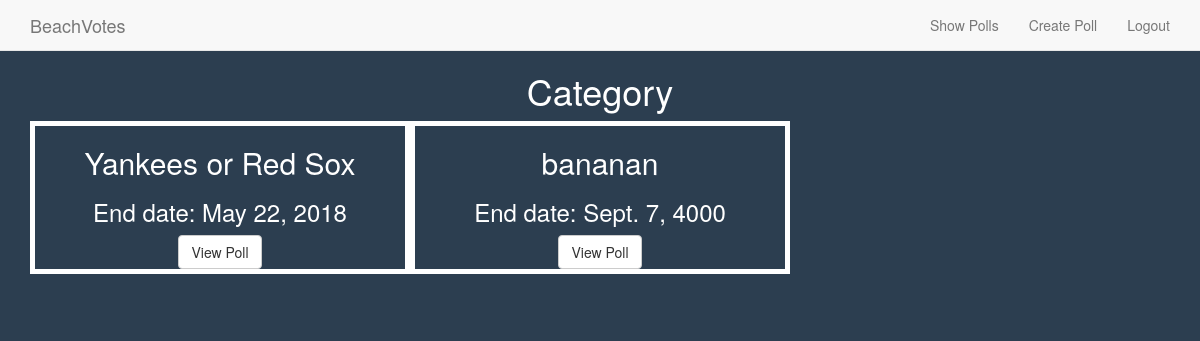
The app's page /poll/category/1/ (signed in) with its own data.
### poll/models.py (models this page shows, shortened)
class Poll(models.Model):
    category = models.ForeignKey(Category, on_delete=models.CASCADE)
    poll_creator = models.ForeignKey(User, on_delete=models.CASCADE)
    title_question = models.CharField(max_length = 128, unique = True, null = False)
    start_date = models.DateField(default = datetime.date.today, null = False)
    end_date =  models.DateField(default = datetime.date.today() + datetime.timedelta(days=1),
                                 null = False)
    def __init__(self, *args, **kwargs):
        models.Model.__init__(self, *args, **kwargs)

### poll/views.py (the view)
# urls.py: url(r'^category/(?P<category>[0-9]+)/$', views.view_category, name='view_category'),
@login_required
def view_category(request, category):
    context_dict = { 'polls' : Poll.objects.filter(category = category) }
    return render(request, 'poll/view_category.html', context_dict)

### templates/poll/view_category.html
{% extends 'poll/base.html' %}
{% block body_block %}
<div class="container">
  {% if polls %}
    <h1 class="text-center">Category</h1>
    {% for poll in polls %}
      <div class="col-md-4 text-center" style="border: 5px solid white; margin-bottom: 40px;">
        <h2>{{ poll.title_question }}</h2>
        <h3>End date: {{ poll.end_date }}</h3>
        <a href="{% url 'view_poll' poll.id user.id %}" class="btn btn-default">View Poll</a>
      </div>
    {% endfor %}
  {% else %}
    <h1 class="text-center">There are no polls to show in this category</h1>
  {% endif %}
</div>
{% endblock %}

### static/stylesheets/base.css (style rules this page uses)
body { color: white; background-color: #2c3e50; }

### records on screen
Poll: title_question "Yankees or Red Sox", end_date "May 22, 2018"
Poll: title_question "bananan", end_date "Sept. 7, 4000"
